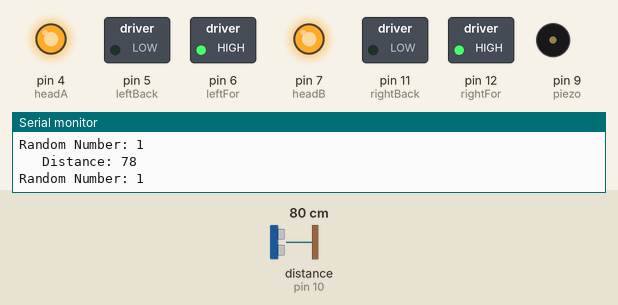
Bench run of a sketch on a simulated Arduino Uno, built with avr-gcc and run on an emulated ATmega328P. Shown: switched loads named in the sketch (green lamp = pin HIGH), output pins drawn as LEDs (lit = HIGH), buzzer (waves = sounding), the last lines printed to the serial monitor. Wiring (inferred from the names in the program): ultrasonic range finder: trigger pin 8; echo pin 10. The test bench sets the inputs (shaded band); at power-on: distance to the obstacle (sensor on pin 10) 80 cm. The echo pulse lasts 58.3 µs per cm; random numbers use the default seed unless the sketch sets one; pins used as bus, display or sensor lines are not drawn.

Above: at 1.8 s.
1.9 s: distance to the obstacle (sensor on pin 10) set to 34 cm
3.4 s: distance to the obstacle (sensor on pin 10) set to 29 cm
At 4.7 s:
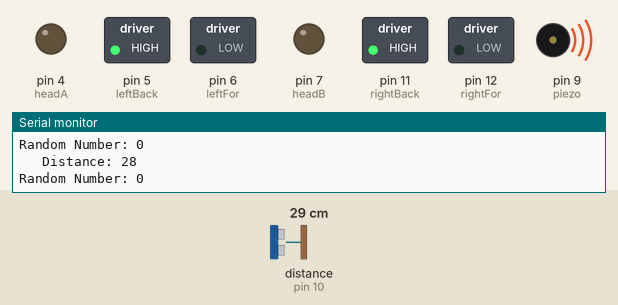
7.5 s: distance to the obstacle (sensor on pin 10) set to 35 cm
11.0 s: distance to the obstacle (sensor on pin 10) set to 2 cm
At 16.4 s:
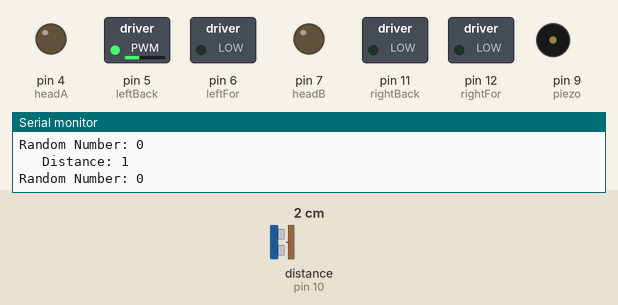
Timing chart, 0 to 18.0 s (numbered marks = the images above; inputs shaded):
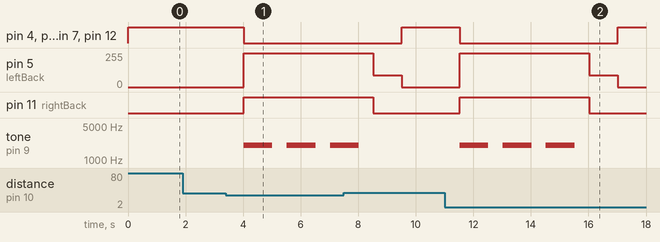

Measured:
- the behaviour switches between 32 and 31 cm on distance to the obstacle (sensor on pin 10) (found by bisection; images 0 and 1)
- after the input at 3.4 s, pin 4 (headA), pin 6 (leftFor), pin 7 (headB), pin 12 (rightFor): HIGH → LOW after 0.62 s; pin 5 (leftBack): 0/255 → 255/255 after 0.62 s; pin 11 (rightBack): LOW → HIGH after 0.62 s; tone on pin 9 (piezo): alternates 2000 Hz for 1.0 s and silent for 0.50 s, starting after 0.62 s
- after the input at 11.0 s, pin 4 (headA): HIGH → LOW after 0.52 s, → HIGH 5.5 s later; pin 5 (leftBack): 0/255 → 255/255 after 0.52 s, → 90/255 4.5 s later, → 0/255 1.0 s later

The sketch:

Exam.ino
```cpp
//Autonomous Vehicle
//Author: Shreya Sridhar
//Date: April 23rd, 2022
//Description: The code below drives a car forward and when an obstacle is encountered it choose to turn left or right. While backing up before turning it makes beeping sounds.


const int rightFor = 12; //When the right wheel is turning clockwise it is on pin 12
const int rightBack = 11;//When the right wheel is turning anticlockwise it is on pin 11
const int leftFor = 6;//When the left wheel is turning clockwise it is on pin 6
const int leftBack = 5;//When the left wheel is turning anticlockwise it is on pin 5
const int trigPin = 8; // Trig pin on the Ultrasonic Sensor is on pin 9
const int echoPin = 10;// echo pin on the Ultrasonic Sensor is on pin 10
const int headA = 4;// ledA is on pin 4
const int headB = 7;// ledB is on pin 7
const int piezo = 9; // buzzer at pin 9
int nextNo = 2500;
int restart = 3000;
int beep = 2000;
long duration; //variable for the ultrasonic readings
int distance;//variable for the ultrasonic readings
long randNumber;//variable for the random number function

void setup()
{
  pinMode(rightFor, OUTPUT);//rightForward wheel is set as output
  pinMode(rightBack, OUTPUT);//rightBack wheel is set as output
  pinMode(leftFor, OUTPUT);// leftFor wheel is set as output
  pinMode(leftBack, OUTPUT);// wheel is set as output
  pinMode(trigPin, OUTPUT); // Sets the trigPin as an Output
  pinMode(echoPin, INPUT); // Sets the echoPin as an Input
  pinMode(headA, OUTPUT);// ledA is set as output
  pinMode(headB, OUTPUT);// ledB is set as output
  pinMode(piezo, OUTPUT); // setting speaker as Output
  pinMode(headA, HIGH);// default status of led on
  pinMode(headB, HIGH);// default status of led on

  Serial.begin(9600); // Starts the serial communication
}

void stop() //Function to bring the speed of the motor 0
{
  analogWrite(rightFor, 0);
  analogWrite(rightBack, 0);
  analogWrite(leftFor, 0);
  analogWrite(leftBack, 0);
  delay(1500);
}

void goBackwards()// Function to move backwards
{
  digitalWrite(rightFor, LOW);
  digitalWrite(rightBack, HIGH);
  digitalWrite(leftFor, LOW);
  digitalWrite(leftBack, HIGH);
  digitalWrite(headA, LOW);
  digitalWrite(headB, LOW);
  tone(piezo, beep, 1000); // Code for the dash
  delay(1500);
  tone(piezo, beep, 1000); // Code for the dash
  delay(1500);
  tone(piezo, beep, 1000); // Code for the dash
  delay(1500);
}

void goForward()// Function to go forward
{
  digitalWrite(rightFor, HIGH);
  digitalWrite(rightBack, LOW);
  digitalWrite(leftFor, HIGH);
  digitalWrite(leftBack, LOW);
  digitalWrite(headA, HIGH);
  digitalWrite(headB, HIGH);
  delay(1000);
}

void turnRight()// Function to turn right
{
  digitalWrite(rightFor, LOW);
  digitalWrite(rightBack, HIGH);
  analogWrite(rightBack, 90);
  digitalWrite(leftFor, HIGH);
  digitalWrite(leftBack, LOW);
  analogWrite(leftBack, 90);
  digitalWrite(headA, LOW);
  digitalWrite(headB, LOW);
  delay(1000);
}

void turnLeft()// Function to turn left
{
  digitalWrite(rightFor, HIGH);
  analogWrite(rightFor, 90);
  digitalWrite(rightBack, LOW);
  digitalWrite(leftFor, LOW);
  digitalWrite(leftBack, HIGH);
  analogWrite(leftBack, 90);
  digitalWrite(headA, LOW);
  digitalWrite(headB, LOW);
  delay(1000);
}

void loop()
{
  digitalWrite(trigPin, LOW);
  delayMicroseconds(2);
  // Sets the trigPin on HIGH state for 10 micro seconds
  digitalWrite(trigPin, HIGH);
  delayMicroseconds(10);
  digitalWrite(trigPin, LOW);
  // Reads the echoPin, returns the sound wave travel time in microseconds
  duration = pulseIn(echoPin, HIGH);
  // Calculating the distance
  distance = duration * 0.034 / 2;
  // Prints the distance on the Serial Monitor
  Serial.print("   Distance: ");
  Serial.println(distance);
  randNumber = random(2);// Generate a random number from 0 to 2
  Serial.print("Random Number: ");// Print the number on the serial monitor
  Serial.println(randNumber);


  if (randNumber == 0 && distance <= 30)//if random number is 0 and distance between the object and the car is less than 20 following the following functions
  {
    stop;
    goBackwards();
    turnLeft();
    goForward();
    Serial.print("Left"); // Print the direction on the Serial Monitor
  }

  else if (randNumber == 1 && distance <= 30)// if random number is 1 and the distance between the object and the car is less than 20 following the following functions
  {
    stop;
    goBackwards();
    delay(1000);
    turnRight();
    goForward();
    Serial.print("Right"); // Print the direction on the Serial Monitor
  }

  else// if any of the above conditions not met just drive forward
  {
    goForward();
  }
}
```
